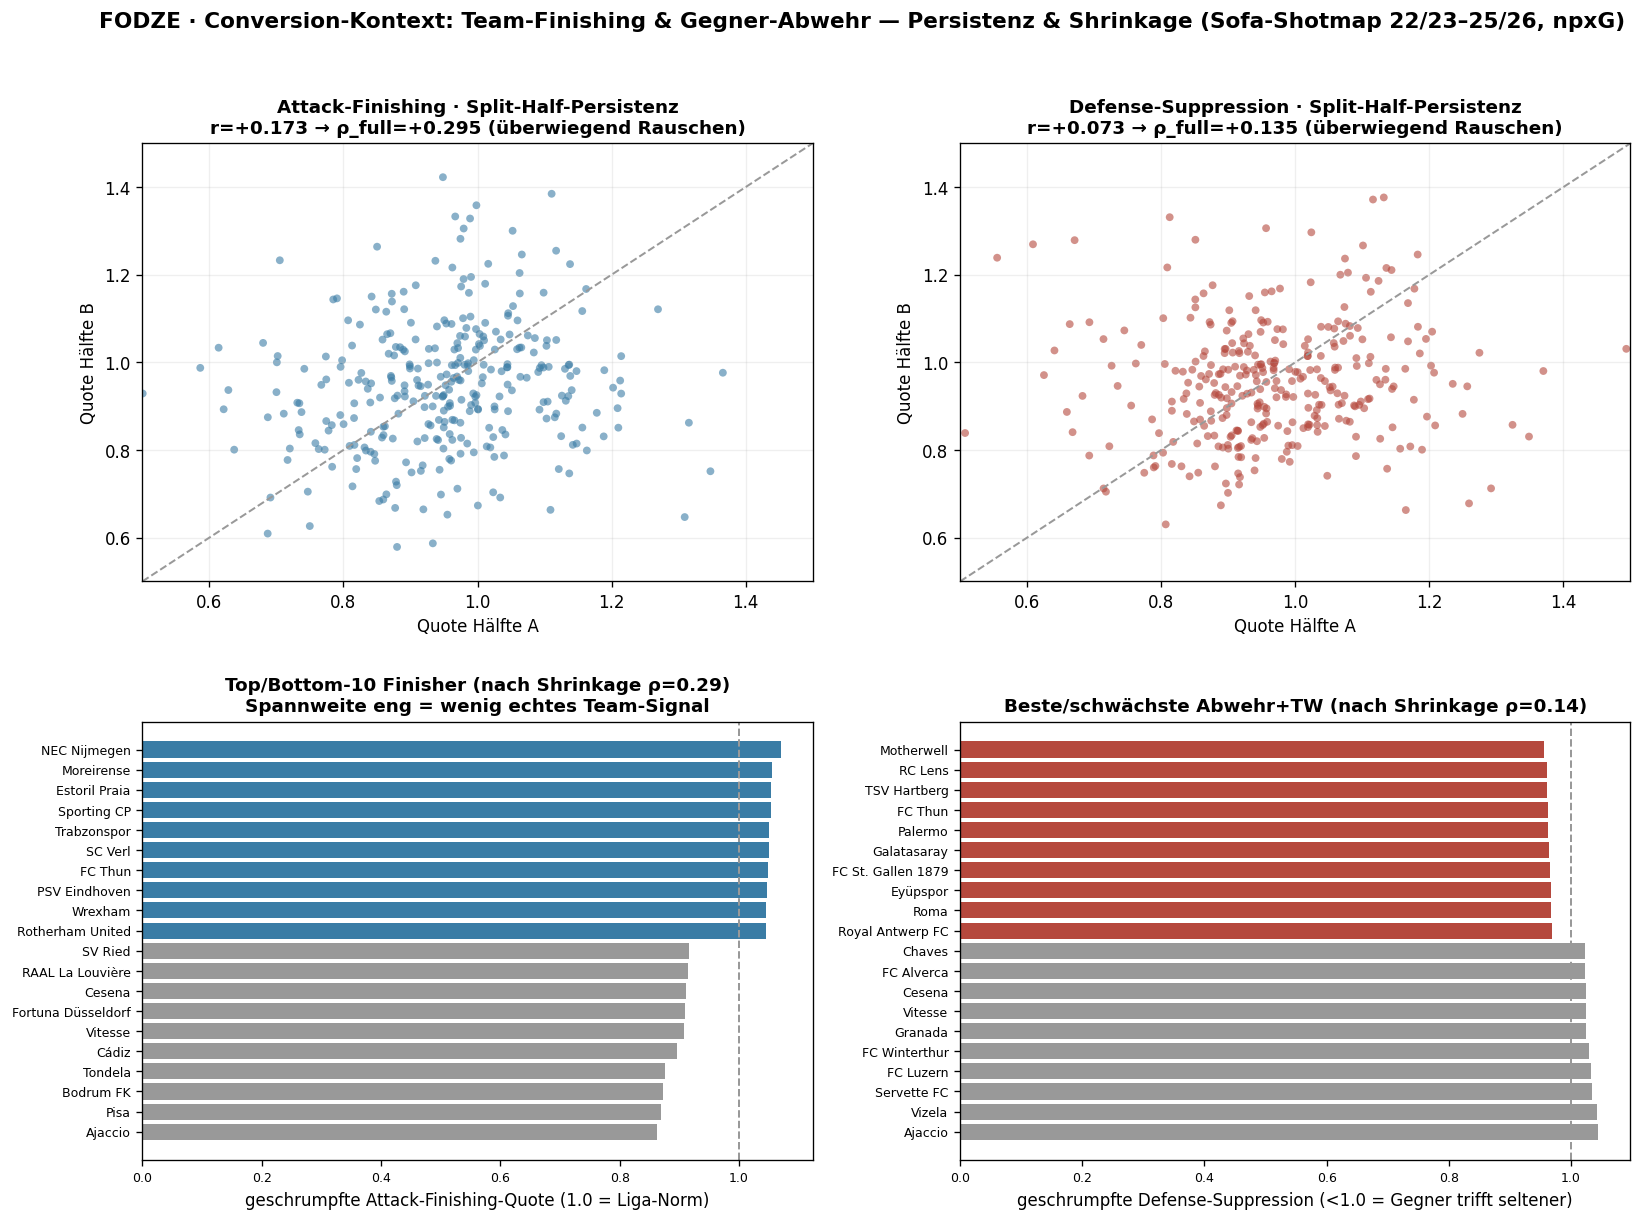

Source code (Python):
#!/usr/bin/env python3
"""xg_conversion_context — is xG→goals conversion conditionable on team / opponent
/ form, or is it noise? (persistence-gated, then shrunk)

User: "factor team form + opponent strengths/weaknesses into the xG→goals
expectation / the threshold of when a team converts against a given opponent."

The honest core: team finishing-over-xG is mostly NOISE (regresses to ~1.0);
GK/defense suppression persists more. So we MEASURE persistence first (split-half
+ season-to-season), then SHRINK each rating toward 1.0 by its reliability — a
low-reliability signal moves the expectation only a little (no noise-fitting).

Signals (per team, non-penalty, from sofascore_shotmap):
  attack_finish  = Σ goals      / Σ xG          (>1 = clinical finishers)
  def_suppress   = Σ opp_goals  / Σ opp_xG      (<1 = good defense/GK)
  gk_prevented   = Σ(xgot_faced − goals_conceded) / match   (shot-stopping, where xGOT)

Conditional expectation for matchup A(att) vs B(def):
  exp_conversion = shrunk_attack(A) × shrunk_defense(B)   (each centered at 1.0)
  exp_goals      = npxG × exp_conversion

Outputs (tools/v4/diagnostics/):
  xg_conversion_team_ratings.csv   per team: raw + shrunk attack/defense/GK + n
  xg_conversion_context.json       persistence r's, reliabilities, form result
  xg_conversion_context.png        split-half scatters + shrunk top/bottom teams

Run: tools/venv/bin/python3 -I tools/v4/diagnostics/xg_conversion_context.py
"""
from __future__ import annotations

import json
import sqlite3
import sys
from pathlib import Path

import numpy as np
import pandas as pd
import matplotlib
matplotlib.use("Agg")
import matplotlib.pyplot as plt
from matplotlib.gridspec import GridSpec

REPO = Path(__file__).resolve().parents[3]
DB = REPO / "tools" / "sofascore" / "data" / "local_extras.db"
D = REPO / "tools" / "v4" / "diagnostics"
MIN_N = 30          # min team-matches for a stable rating
C_ATT, C_DEF, C_DIAG = "#3a7ca5", "#b5483d", "#999999"


def team_match_table() -> pd.DataFrame:
    con = sqlite3.connect(f"file:{DB}?mode=ro", uri=True)
    sm = pd.read_sql_query(
        "SELECT s.game_id, s.league, s.season, s.is_home, s.xg, s.xgot, s.situation, s.shot_type, s.goal_type, "
        "m.start_timestamp AS ts FROM sofascore_shotmap s "
        "LEFT JOIN sofascore_match m ON s.game_id=m.game_id", con)
    con.close()
    sm["xg"] = pd.to_numeric(sm["xg"], errors="coerce").fillna(0.0)
    sm["xgot"] = pd.to_numeric(sm["xgot"], errors="coerce").fillna(0.0)
    sm = sm[sm["league"].isin(set(sm.loc[sm["xg"] > 0, "league"].unique()))].copy()
    pen = sm["situation"].eq("penalty")
    goal = sm["shot_type"].eq("goal") & sm["goal_type"].ne("own")
    sm["np_xg"] = np.where(~pen, sm["xg"], 0.0)
    sm["np_xgot"] = np.where(~pen, sm["xgot"], 0.0)
    sm["np_goal"] = (goal & ~pen).astype(int)
    g = sm.groupby(["game_id", "league", "season", "is_home"], as_index=False).agg(
        np_xg=("np_xg", "sum"), np_xgot=("np_xgot", "sum"), np_goals=("np_goal", "sum"),
        ts=("ts", "max"))
    g = g[g["np_xg"] > 0].copy()
    # self-join to attach opponent (defense faced)
    opp = g[["game_id", "is_home", "np_xg", "np_xgot", "np_goals"]].rename(
        columns={"is_home": "oh", "np_xg": "opp_xg", "np_xgot": "opp_xgot", "np_goals": "opp_goals"})
    opp["oh"] = 1 - opp["oh"]
    m = g.merge(opp, left_on=["game_id", "is_home"], right_on=["game_id", "oh"], how="inner").drop(columns="oh")
    home_map = {}
    con = sqlite3.connect(f"file:{DB}?mode=ro", uri=True)
    for gid, h, a in con.execute("SELECT game_id, home_team, away_team FROM sofascore_match"):
        home_map[gid] = (h, a)
    con.close()
    m["team"] = [home_map.get(gid, ("?", "?"))[0 if ih else 1] for gid, ih in zip(m["game_id"], m["is_home"])]
    return m.sort_values(["team", "ts"]).reset_index(drop=True)


def ratio(num, den):
    return float(num.sum() / den.sum()) if den.sum() > 0 else np.nan


def split_half_reliability(df, num_col, den_col, seed=42, min_half=15):
    """Per-team random split → corr of ratio across halves → Spearman-Brown ρ."""
    rng = np.random.default_rng(seed)
    a_vals, b_vals = [], []
    for _, sub in df.groupby("team"):
        if len(sub) < 2 * min_half:
            continue
        idx = rng.permutation(len(sub))
        h = len(sub) // 2
        A, B = sub.iloc[idx[:h]], sub.iloc[idx[h:]]
        ra, rb = ratio(A[num_col], A[den_col]), ratio(B[num_col], B[den_col])
        if np.isfinite(ra) and np.isfinite(rb):
            a_vals.append(ra); b_vals.append(rb)
    a_vals, b_vals = np.array(a_vals), np.array(b_vals)
    if len(a_vals) < 5:
        return {"n_teams": len(a_vals), "r_half": np.nan, "rho_full": np.nan, "a": a_vals, "b": b_vals}
    r = float(np.corrcoef(a_vals, b_vals)[0, 1])
    rho = 2 * r / (1 + r) if (1 + r) != 0 else np.nan
    return {"n_teams": len(a_vals), "r_half": r, "rho_full": float(rho), "a": a_vals, "b": b_vals}


def season_to_season(df, num_col, den_col):
    rows = {}
    for (team, season), sub in df.groupby(["team", "season"]):
        if len(sub) < 15:
            continue
        rows[(team, season)] = ratio(sub[num_col], sub[den_col])
    order = ["22/23", "23/24", "24/25", "25/26"]
    x, y = [], []
    for (team, season), v in rows.items():
        if season not in order:
            continue
        nxt = order[order.index(season) + 1] if order.index(season) + 1 < len(order) else None
        if nxt and (team, nxt) in rows and np.isfinite(v) and np.isfinite(rows[(team, nxt)]):
            x.append(v); y.append(rows[(team, nxt)])
    if len(x) < 5:
        return {"n_pairs": len(x), "r": np.nan}
    return {"n_pairs": len(x), "r": float(np.corrcoef(x, y)[0, 1])}


def main() -> int:
    print("Loading + aggregating per team-match (with opponent join)...")
    m = team_match_table()
    n_teams = m["team"].nunique()
    print(f"  {len(m):,} team-matches · {n_teams} teams · {m['league'].nunique()} leagues")
    glob_finish = ratio(m["np_goals"], m["np_xg"])

    # ── persistence (the gate) ──
    sh_att = split_half_reliability(m, "np_goals", "np_xg")
    sh_def = split_half_reliability(m, "opp_goals", "opp_xg")
    ss_att = season_to_season(m, "np_goals", "np_xg")
    ss_def = season_to_season(m, "opp_goals", "opp_xg")

    print("\n" + "─" * 70)
    print("PERSISTENZ-TEST (das Gate)")
    print("─" * 70)
    print(f"  Attack-Finishing  split-half r={sh_att['r_half']:+.3f}  ρ_full={sh_att['rho_full']:+.3f}  "
          f"saison-zu-saison r={ss_att['r']:+.3f}")
    print(f"  Defense-Suppress  split-half r={sh_def['r_half']:+.3f}  ρ_full={sh_def['rho_full']:+.3f}  "
          f"saison-zu-saison r={ss_def['r']:+.3f}")
    rel_att = max(0.0, sh_att["rho_full"] if np.isfinite(sh_att["rho_full"]) else 0.0)
    rel_def = max(0.0, sh_def["rho_full"] if np.isfinite(sh_def["rho_full"]) else 0.0)
    print(f"  → Shrinkage-Gewicht (Reliabilität): Attack {rel_att:.2f} · Defense {rel_def:.2f}")
    print("    (Anteil der Team-Abweichung von 1.0, dem wir trauen; Rest = Rauschen → zu 1.0 geschrumpft)")

    # ── form: does prior-5 finishing predict next-match finishing? ──
    m2 = m.copy()
    m2["cum_g"] = m2.groupby("team")["np_goals"].cumsum().shift(0)
    fr_prior, fr_next = [], []
    for _, sub in m2.groupby("team"):
        sub = sub.reset_index(drop=True)
        for i in range(5, len(sub) - 1):
            pg, px = sub["np_goals"].iloc[i - 5:i].sum(), sub["np_xg"].iloc[i - 5:i].sum()
            if px <= 0:
                continue
            nxt_x = sub["np_xg"].iloc[i]
            if nxt_x <= 0:
                continue
            fr_prior.append(pg / px); fr_next.append(sub["np_goals"].iloc[i] / nxt_x)
    form_r = float(np.corrcoef(fr_prior, fr_next)[0, 1]) if len(fr_prior) > 50 else np.nan
    print(f"\n  FORM: prior-5 Finishing → nächstes-Spiel Finishing  r={form_r:+.3f}  (n={len(fr_prior):,})")
    print(f"    {'→ Form trägt kaum (Rauschen)' if abs(form_r)<0.06 else '→ Form trägt etwas'}")

    # ── per-team ratings + shrinkage ──
    rows = []
    for team, sub in m.groupby("team"):
        if len(sub) < MIN_N:
            continue
        af = ratio(sub["np_goals"], sub["np_xg"])
        ds = ratio(sub["opp_goals"], sub["opp_xg"])
        gp = float((sub["opp_xgot"] - sub["opp_goals"]).mean())  # GK goals-prevented/match (def)
        rows.append({"team": team, "n": len(sub),
                     "attack_finish": round(af, 3), "attack_shrunk": round(1 + rel_att * (af - 1), 3),
                     "def_suppress": round(ds, 3), "def_shrunk": round(1 + rel_def * (ds - 1), 3),
                     "gk_prevented_per_match": round(gp, 3)})
    rt = pd.DataFrame(rows).sort_values("attack_shrunk", ascending=False).reset_index(drop=True)
    rt.to_csv(D / "xg_conversion_team_ratings.csv", index=False)

    out = {
        "global_finish_ratio": round(glob_finish, 4), "n_team_matches": len(m), "n_teams_rated": len(rt),
        "persistence": {
            "attack_split_half_r": sh_att["r_half"], "attack_rho_full": sh_att["rho_full"],
            "attack_season_to_season_r": ss_att["r"],
            "defense_split_half_r": sh_def["r_half"], "defense_rho_full": sh_def["rho_full"],
            "defense_season_to_season_r": ss_def["r"]},
        "shrinkage_weight": {"attack": rel_att, "defense": rel_def},
        "form_prior5_to_next_r": form_r, "form_n": len(fr_prior),
        "interpretation": (
            f"Attack-Finishing ist {'überwiegend Rauschen' if rel_att<0.35 else 'teilweise real'} "
            f"(ρ={rel_att:.2f}) → stark zu 1.0 geschrumpft. "
            f"Defense/GK persistiert {'stärker' if rel_def>rel_att else 'ähnlich'} (ρ={rel_def:.2f}). "
            f"Form (prior-5→next) r={form_r:+.3f} = {'vernachlässigbar' if abs(form_r)<0.06 else 'schwach'}."),
    }
    (D / "xg_conversion_context.json").write_text(json.dumps(out, indent=2))

    # ── figure ──
    fig = plt.figure(figsize=(16, 11))
    gs = GridSpec(2, 2, hspace=0.32, wspace=0.22)
    # split-half scatters
    for ax, sh, lbl, col in [(fig.add_subplot(gs[0, 0]), sh_att, "Attack-Finishing", C_ATT),
                             (fig.add_subplot(gs[0, 1]), sh_def, "Defense-Suppression", C_DEF)]:
        ax.scatter(sh["a"], sh["b"], s=22, color=col, alpha=0.6, edgecolors="none")
        lim = [0.5, 1.5]
        ax.plot(lim, lim, "--", color=C_DIAG, lw=1.2)
        ax.set_xlim(lim); ax.set_ylim(lim)
        ax.set_xlabel("Quote Hälfte A"); ax.set_ylabel("Quote Hälfte B")
        ax.set_title(f"{lbl} · Split-Half-Persistenz\nr={sh['r_half']:+.3f} → ρ_full={sh['rho_full']:+.3f} "
                     f"({'überwiegend Rauschen' if (sh['rho_full'] or 0)<0.35 else 'real'})",
                     fontweight="bold", fontsize=11)
        ax.grid(alpha=0.2)
    # shrunk attack top/bottom
    axC = fig.add_subplot(gs[1, 0])
    top = pd.concat([rt.head(10), rt.tail(10)])
    axC.barh(top["team"], top["attack_shrunk"], color=[C_ATT if v >= 1 else C_DIAG for v in top["attack_shrunk"]])
    axC.axvline(1.0, color=C_DIAG, ls="--", lw=1.2)
    axC.invert_yaxis()
    axC.set_xlabel("geschrumpfte Attack-Finishing-Quote (1.0 = Liga-Norm)")
    axC.set_title(f"Top/Bottom-10 Finisher (nach Shrinkage ρ={rel_att:.2f})\n"
                  f"Spannweite eng = wenig echtes Team-Signal", fontweight="bold", fontsize=11)
    axC.tick_params(labelsize=7.5)
    # shrunk defense top/bottom
    axD = fig.add_subplot(gs[1, 1])
    rd = rt.sort_values("def_shrunk")
    topd = pd.concat([rd.head(10), rd.tail(10)])
    axD.barh(topd["team"], topd["def_shrunk"], color=[C_DEF if v <= 1 else C_DIAG for v in topd["def_shrunk"]])
    axD.axvline(1.0, color=C_DIAG, ls="--", lw=1.2)
    axD.invert_yaxis()
    axD.set_xlabel("geschrumpfte Defense-Suppression (<1.0 = Gegner trifft seltener)")
    axD.set_title(f"Beste/schwächste Abwehr+TW (nach Shrinkage ρ={rel_def:.2f})", fontweight="bold", fontsize=11)
    axD.tick_params(labelsize=7.5)
    fig.suptitle("FODZE · Conversion-Kontext: Team-Finishing & Gegner-Abwehr — Persistenz & Shrinkage "
                 "(Sofa-Shotmap 22/23–25/26, npxG)", fontsize=13, fontweight="bold")
    fig.savefig(D / "xg_conversion_context.png", dpi=120, bbox_inches="tight", facecolor="white")
    plt.close(fig)

    print(f"\n  global finishing {glob_finish:.3f} · {len(rt)} teams rated")
    print("  Outputs: xg_conversion_team_ratings.csv · xg_conversion_context.json · xg_conversion_context.png")
    print(f"\n  VERDIKT: {out['interpretation']}")
    return 0


if __name__ == "__main__":
    sys.exit(main())
